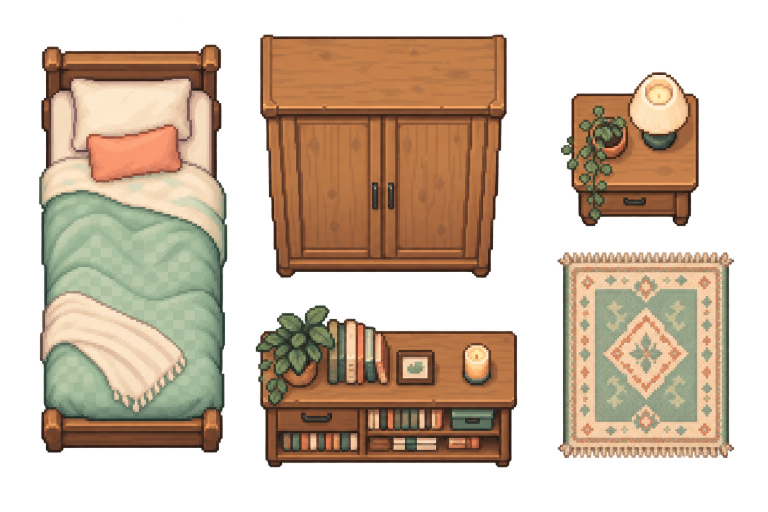
#> input picture ConceptArt/AssetSets/Bedroom_Furniture_Set_01.png, 1536 x 1024 px (shown at 1/2 size)
$ python extract_environment.py
#> lines starting #> are read from the running program, lines starting #| are printed output that depends on the picture; after the words box and inside, x2 and y2 are one past the last pixel; in counts of white or black regions, pixels touching at a corner belong together
"""Deterministic cutouts from the approved AssetSets sheets.

Run with Pillow, NumPy and OpenCV installed. Coordinates are source pixels.
Only alpha masking, cropping and nearest-neighbour reduction are performed.
"""
from pathlib import Path
import cv2
import numpy as np
from PIL import Image

ROOT = Path(__file__).resolve().parents[1]
SHEETS = ROOT / "ConceptArt" / "AssetSets"
OUT = ROOT / "Assets" / "Art" / "PixelArt" / "Environment"

# sheet, category, object, source bounding box, longest exported edge in pixels
ITEMS = [
    ("Bedroom_Furniture_Set_01.png", "Bedroom", "Bed", (65, 75, 465, 925), 88),
    ("Bedroom_Furniture_Set_01.png", "Bedroom", "Wardrobe", (505, 58, 1025, 570), 72),
    ("Bedroom_Furniture_Set_01.png", "Bedroom", "BedsideTableLamp", (1120, 110, 1415, 470), 44),
    ("Bedroom_Furniture_Set_01.png", "Bedroom", "LowBookShelf", (500, 615, 1045, 950), 76),
    ("Bedroom_Furniture_Set_01.png", "Bedroom", "BedroomRug", (1105, 495, 1480, 945), 70),
    ("LivingRoom_Furniture.png", "LivingRoom", "Sofa", (45, 155, 600, 500), 82),
    ("LivingRoom_Furniture.png", "LivingRoom", "CoffeeTable", (600, 250, 950, 500), 58),
    ("LivingRoom_Furniture.png", "LivingRoom", "TVConsole", (960, 195, 1515, 490), 82),
    ("LivingRoom_Furniture.png", "LivingRoom", "Sideboard", (30, 545, 600, 855), 82),
    ("LivingRoom_Furniture.png", "LivingRoom", "Armchair", (605, 550, 865, 865), 50),
    ("LivingRoom_Furniture.png", "LivingRoom", "LivingRoomRug", (860, 515, 1510, 930), 112),
    ("Kitchen_Assets.png", "Kitchen", "Refrigerator", (25, 35, 300, 545), 66),
    ("Kitchen_Assets.png", "Kitchen", "StoveOven", (300, 145, 555, 525), 58),
    ("Kitchen_Assets.png", "Kitchen", "SinkCabinet", (570, 120, 955, 535), 65),
    ("Kitchen_Assets.png", "Kitchen", "CounterModule", (960, 70, 1510, 530), 88),
    ("Kitchen_Assets.png", "Kitchen", "DiningTableChairs", (15, 545, 625, 935), 96),
    ("Kitchen_Assets.png", "Kitchen", "KitchenRug", (635, 600, 980, 885), 56),
    ("Kitchen_Assets.png", "Kitchen", "CoffeeCounter", (990, 540, 1515, 940), 76),
    ("Bathroom_Assets.png", "Bathroom", "Bathtub", (20, 45, 335, 590), 78),
    ("Bathroom_Assets.png", "Bathroom", "SinkCabinet", (345, 120, 710, 570), 67),
    ("Bathroom_Assets.png", "Bathroom", "Toilet", (740, 175, 985, 565), 55),
    ("Bathroom_Assets.png", "Bathroom", "NarrowCabinet", (995, 45, 1195, 560), 70),
    ("Bathroom_Assets.png", "Bathroom", "Shower", (1195, 45, 1520, 570), 76),
    ("Bathroom_Assets.png", "Bathroom", "BathroomRug", (15, 595, 470, 920), 72),
    ("Bathroom_Assets.png", "Bathroom", "LaundryBasket", (500, 575, 700, 815), 42),
    ("Bathroom_Assets.png", "Bathroom", "AccessoryShelf", (1020, 575, 1370, 825), 56),
    ("Decor_Assets.png", "Decor", "MonsteraPlant", (15, 15, 210, 275), 48),
    ("Decor_Assets.png", "Decor", "TrailingPlant", (200, 20, 400, 300), 48),
    ("Decor_Assets.png", "Decor", "TableLamp", (20, 250, 165, 435), 35),
    ("Decor_Assets.png", "Decor", "Books", (1300, 290, 1510, 425), 40),
    ("Decor_Assets.png", "Decor", "FramedLandscape", (690, 270, 840, 425), 32),
    ("Decor_Assets.png", "Decor", "GreenSlippers", (180, 730, 350, 850), 32),
    ("Decor_Assets.png", "Decor", "SleepingCat", (500, 715, 755, 885), 54),
    ("Gameplay_Assets.png", "Gameplay", "SockBasketLow", (30, 95, 365, 380), 60),
    ("Gameplay_Assets.png", "Gameplay", "SockBasketMedium", (370, 95, 700, 380), 60),
    ("Gameplay_Assets.png", "Gameplay", "SockBasketFull", (690, 60, 1120, 380), 66),
    ("Gameplay_Assets.png", "Gameplay", "SockCreamStripe", (25, 405, 140, 565), 32),
    ("Gameplay_Assets.png", "Gameplay", "SockGreen", (135, 405, 240, 565), 32),
    ("Gameplay_Assets.png", "Gameplay", "SockLeaf", (245, 400, 365, 565), 32),
    ("Gameplay_Assets.png", "Gameplay", "SockOrangeDots", (365, 400, 470, 565), 32),
    ("Gameplay_Assets.png", "Gameplay", "SockGreenCheck", (570, 400, 685, 565), 32),
    ("Gameplay_Assets.png", "Gameplay", "SockHeart", (675, 400, 785, 565), 32),
    ("Gameplay_Assets.png", "Gameplay", "SlowTrapArmed", (55, 775, 370, 1015), 56),
    ("Gameplay_Assets.png", "Gameplay", "SlowTrapTriggered", (525, 775, 865, 1015), 56),
    ("Gameplay_Assets.png", "Gameplay", "SlowTrapUsed", (900, 765, 1210, 1015), 56),
]


def extract(sheet: Image.Image, bounds, max_edge):
#> called with bounds = (65, 75, 465, 925), max_edge = 88
    roi = np.asarray(sheet.crop(bounds).convert("RGB"))
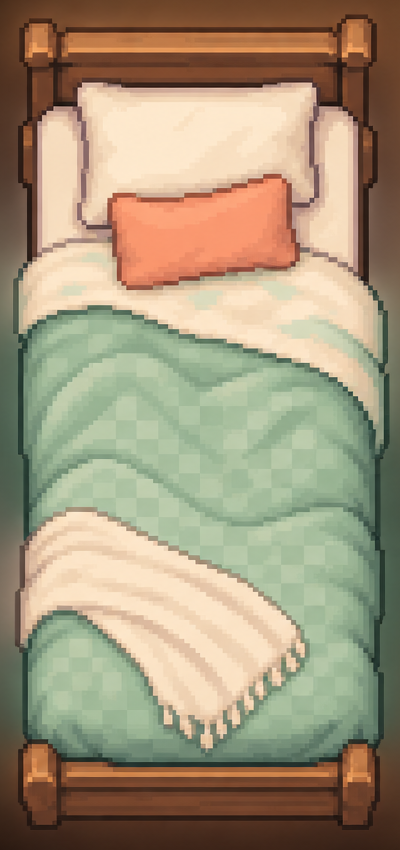
#> roi: shape (850, 400, 3); mean R, G, B 163.2, 149.2, 122.5
    h, w = roi.shape[:2]
#> h = 850; w = 400
    bgr = cv2.cvtColor(roi, cv2.COLOR_RGB2BGR)
    mask = np.zeros((h, w), np.uint8)
    inset = max(4, min(w, h) // 45)
#> inset = 8
    cv2.grabCut(bgr, mask, (inset, inset, w - 2 * inset, h - 2 * inset), None, None, 8, cv2.GC_INIT_WITH_RECT)
    alpha = np.where((mask == cv2.GC_FGD) | (mask == cv2.GC_PR_FGD), 255, 0).astype(np.uint8)
    # Keep the object's principal silhouette, dropping stray background islands.
    count, labels, stats, _ = cv2.connectedComponentsWithStats(alpha)
#> count = 3
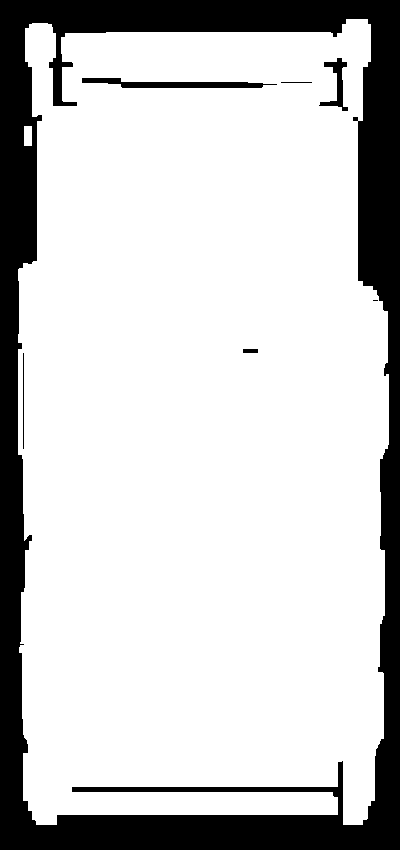
#> alpha: shape (850, 400); 79.8% white; 7 black regions (1 under 20 px), largest, box (x1, y1, x2, y2) and area: (0, 0, 400, 850) 67075, (82, 78, 277, 88) 1057, (319, 58, 348, 111) 486, (23, 353, 24, 449) 96, (243, 349, 258, 353) 60, (281, 82, 312, 83) 31
    if count > 1:
        largest = 1 + np.argmax(stats[1:, cv2.CC_STAT_AREA])
#> largest = 1
        alpha = np.where(labels == largest, 255, 0).astype(np.uint8)
    image = Image.fromarray(np.dstack((roi, alpha)))
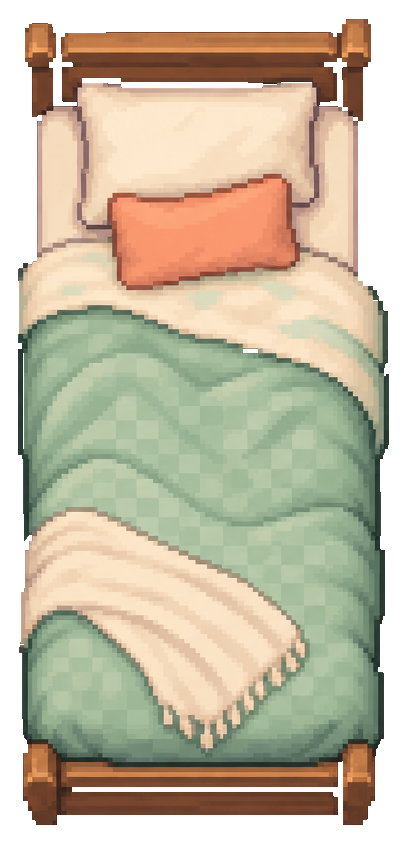
#> image: PIL image 400x850 RGBA; mean R, G, B, A 163.2, 149.2, 122.5, 203.3; transparent parts drawn white
    bbox = image.getbbox()
#> bbox = (18, 19, 389, 825)
    if bbox is None:
        raise RuntimeError(f"Empty cutout: {bounds}")
    image = image.crop(bbox)
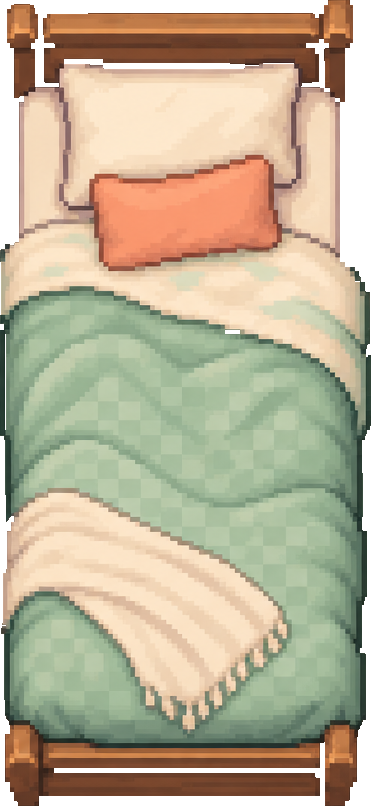
#> image: PIL image 371x806 RGBA; mean R, G, B, A 173.3, 159.9, 131.9, 231.1; transparent parts drawn white
    if bounds in ((1105, 495, 1480, 945), (45, 155, 600, 500)):
        image = image.transpose(Image.Transpose.ROTATE_90)
    scale = min(1.0, max_edge / max(image.size))
#> scale = 0.109
    if scale < 1:
        image = image.resize((max(1, round(image.width * scale)), max(1, round(image.height * scale))), Image.Resampling.NEAREST)
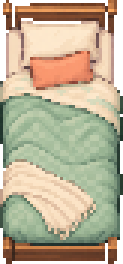
#> image: PIL image 41x88 RGBA (shown 3 times larger); mean R, G, B, A 173.2, 159.7, 131.7, 232.2; transparent parts drawn white
    return image


def main():
    sheets = {}
    for sheet_name, category, name, bounds, max_edge in ITEMS:
        if sheet_name not in sheets:
            sheets[sheet_name] = Image.open(SHEETS / sheet_name).convert("RGB")
        image = extract(sheets[sheet_name], bounds, max_edge)
        folder = OUT / category
        folder.mkdir(parents=True, exist_ok=True)
        image.save(folder / (name + ".png"), optimize=True)
        print(category, name, image.size)
#| Bedroom Bed (41, 88)


if __name__ == "__main__":
#> (the run stopped early here; a loop or call above may not have finished)
